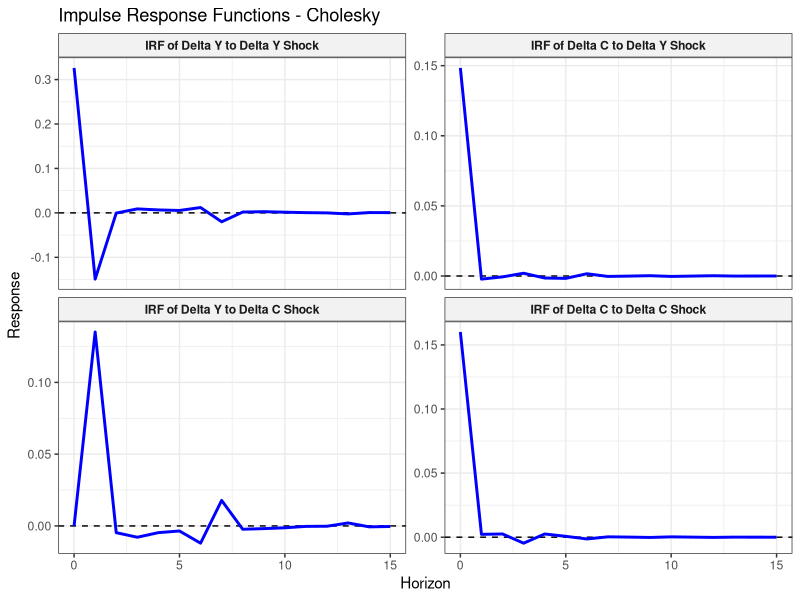
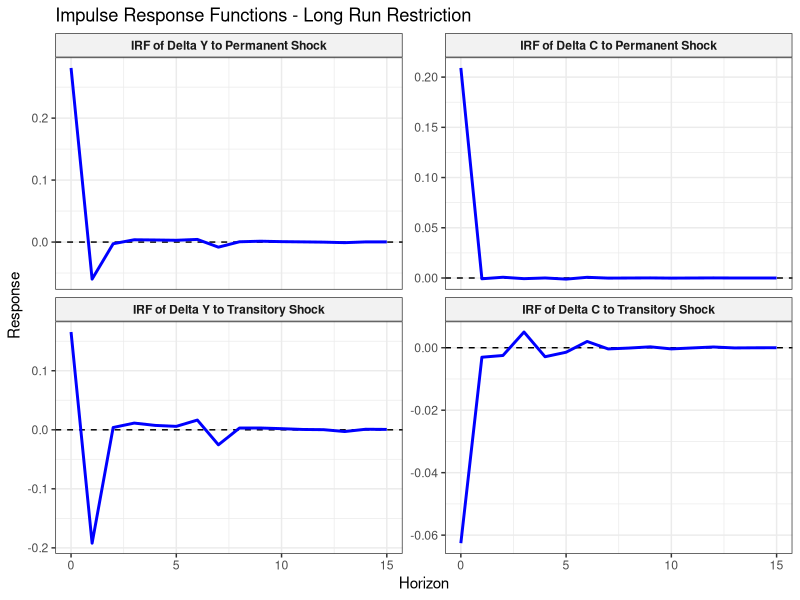
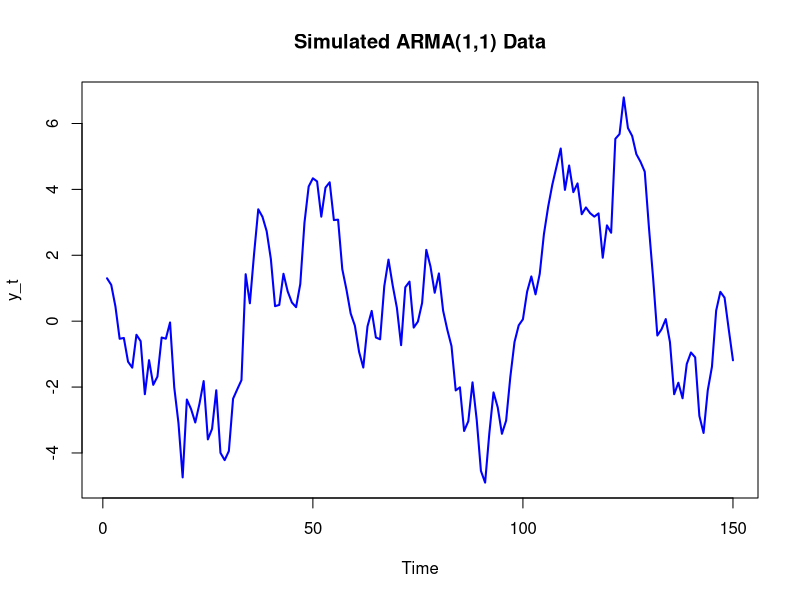
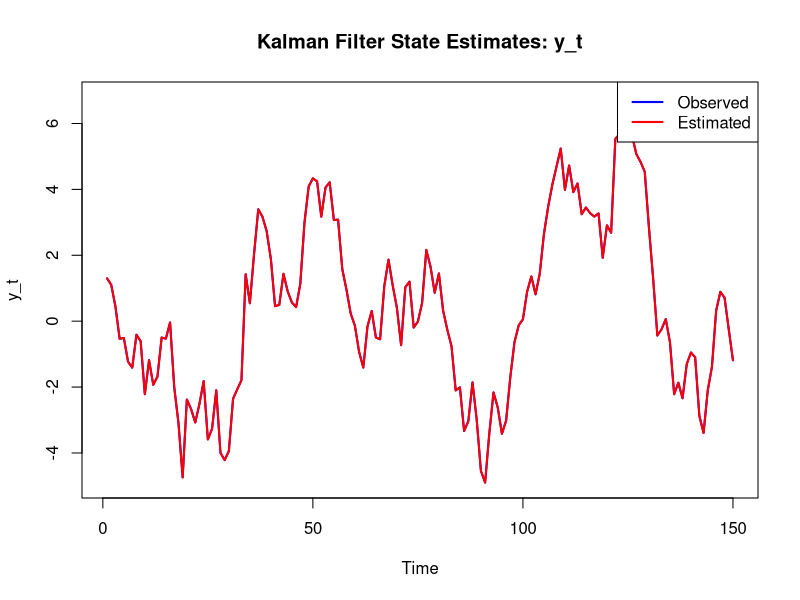
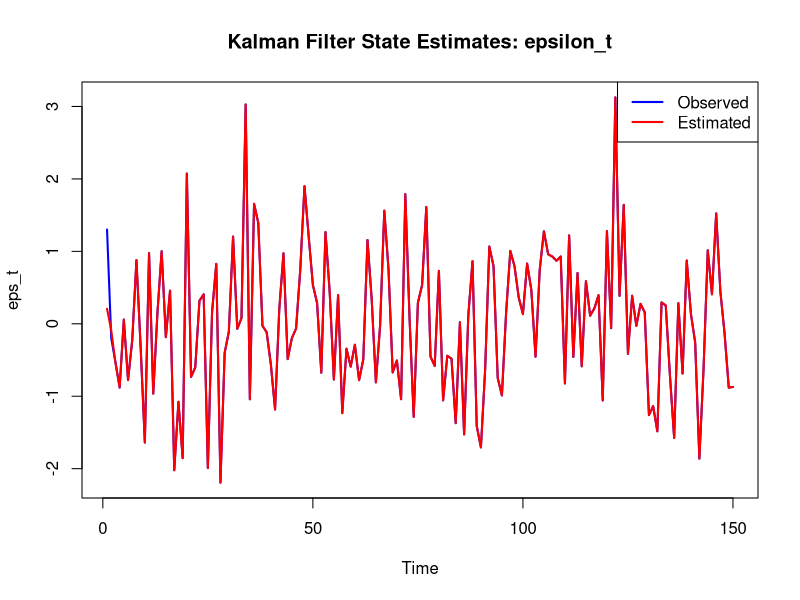
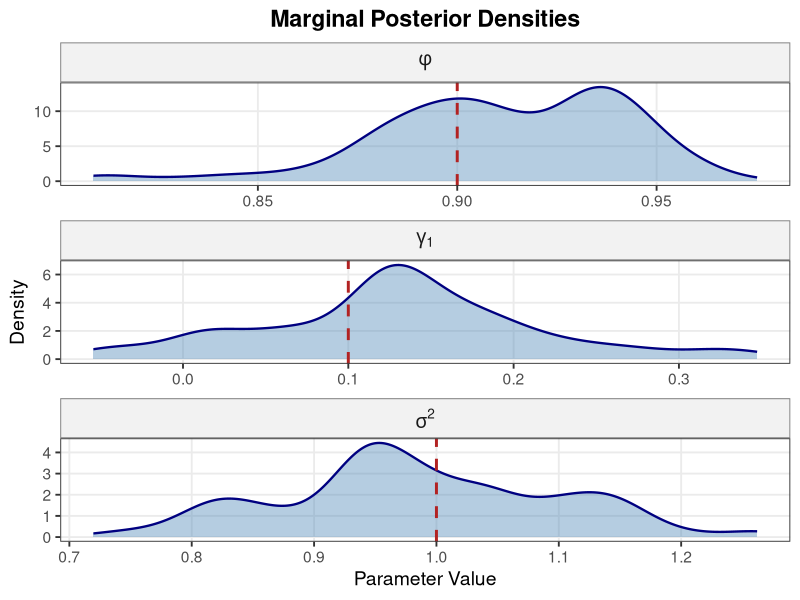

These figures' R source, in order:
## ---- chunk 1
rm(list=ls())  # clear environment
library(mvtnorm)
library(dplyr)
library(tidyr)
library(ggplot2)
## ---- chunk 2
seed_string <- "Roshie, Angie, Blair, Thomas, Aaron, John"
seed_number <- 
  seed_string |>  
  rlang::hash() |> # hash the string to a hex number
  substr(1, 7) |> # make the number smaller 
  strtoi(base = 16) # convert to decimal

set.seed(seed_number)
## ---- chunk 3
simulatePIM <- function(t, sigeps2, sigeta2, beta) {
  # ************************************************************************ #
  # Simulates data of length t according to the Permanent Income Model: 
  #   Delta y_t = eta_t + eps_t - eps_{t-1}
  #   Delta c_t = (1 - beta) * eps_t + eta_t
  # where \epsilon_t ~ N(0, \sigma_eps^2) and \eta_t ~ N(0, \sigma_eta^2)
  #
  # Inputs:
  #   t: length of time series to simulate
  #   sigeps2, sigeta2: variances of transitory and permanent shocks
  #   beta: discount factor
  #
  # Output: List
  #   delY: vector of changes in income
  #   delC: vector of changes in consumption
  # ************************************************************************ #
  
  eps <- c(0, rnorm(t, mean = 0, sd = sqrt(sigeps2)))  # draw t transitory shocks
  eta <- c(0, rnorm(t, mean = 0, sd = sqrt(sigeta2)))  # draw t permanent shocks
  
  delY <- eta[-1] + eps[-1] - eps[-(t+1)]  # Delta y_t = eta_t + eps_t - eps_{t-1}
  delC <- (1 - beta) * eps[-1] + eta[-1]     # Delta c_t = (1 - beta) * eps_t + eta_t
  
  return(list(delY = delY, delC = delC))
}
## ---- chunk 4
# Simulate data

set.seed(seed_number)
t <- 10000
sigeps2 <- 0.05
sigeta2 <- 0.05
beta <- 0.99

pim_data <- simulatePIM(t, sigeps2, sigeta2, beta)
delY <- pim_data$delY
delC <- pim_data$delC

data_nolags <- data.frame(delY = delY, delC = delC)
## ---- chunk 5
p <- 5  # number of lags
VARp_data <- data.frame(delY = delY, delC = delC) 
for (i in 1:p) {
  VARp_data <- VARp_data %>%
    mutate(!!paste0("delY_lag", i) := lag(delY, n = i),
           !!paste0("delC_lag", i) := lag(delC, n = i))
}
VARp_data <- VARp_data %>% drop_na()

Y <- as.matrix(VARp_data[, c(1, 2)])  # t x 2 matrix of delY_t, delC_t
X <- as.matrix(VARp_data[, -c(1, 2)]) %>%
  cbind(1, .)  # t x (1+2p) matrix of intercept and p lags
Phihat <- solve(t(X) %*% X) %*% t(X) %*% Y
Sighat <- t(Y - X %*% Phihat) %*% (Y - X %*% Phihat) / t

## ---- chunk 6
# STRUCTURAL RESTRICTION 1: Cholesky decomposition with ordering delY, delC
Sighattr <- t(chol(Sighat))  # lower triangular Cholesky factor of Sighat

# STRUCTURAL RESTRICTION 2: Impose long-run restriction
SumPhi_t <- matrix(0, nrow = 2, ncol = 2)
for(i in 1:p){
  Phi_hat_no_const <- Phihat[-1, ]  
  SumPhi_t <- SumPhi_t + Phi_hat_no_const[((i-1)*2 + 1):(i*2), ]
}
SumPhi <- t(SumPhi_t) 
I_phi_inv <- solve(diag(2) - SumPhi)
A <- t(chol(I_phi_inv %*% Sighat %*% t(I_phi_inv)))
D <- (diag(2) - SumPhi) %*% A
# Normalize the shocks to be positive for Delta Y (Cholesky is unique up to sign)
if (D[1, 1] < 0) D[, 1] <- -D[, 1]
if (D[1, 2] < 0) D[, 2] <- -D[, 2]
## ---- chunk 7
compute_IRF <- function(Phihat, Hmax, method) {
  # ************************************************************************ #
  # Computes impulse response functions (IRFs) for a VAR(p) model using either
  # Cholesky decomposition or long-run restrictions to identify structural shocks.
  #
  # Inputs:
  #   Phihat: (1+2p) x n matrix of OLS estimates of VAR coefficients
  #   Hmax: maximum horizon for IRFs
  #   method: "Cholesky" or "Long Run Restriction" for structural shocks
  #
  # Output:
  #   IRFall: (Hmax+1) x n x n array of IRFs, where IRFall[h+1, j, i] is the response
  #           of variable j at horizon h to a shock in variable i at time 0.
  # ************************************************************************ #
  
  if (method == "Cholesky") {
    M <- Sighattr
  } else if (method == "Long Run Restriction") {
    M <- D
  } else {
    stop("Invalid method. Choose 'Cholesky' or 'Long Run Restriction'.")
  }
  
  n <- 2  # number of variables (delY, delC)
  IRFall <- array(NA, dim=c((Hmax+1), n, n)) # (horizon, shockto, shockfrom)
  
  # choose shock: 1 = delY, 2 = delC
  for (shind in 1:2){ 
    IRFmat           <- matrix(0, nrow=(Hmax+1), ncol=n) # (horizon, shockto)
    
    # response at impact is shind column of M
    IRFmat[1,]       <- M[,shind]
    
    xxIRF            <- matrix(0, nrow=1, ncol=p*n)  
    xxIRF[1,1:n]     <- IRFmat[1,]
    Phi_hat_no_const <- Phihat[-1, ]  
    
    for(h in 1:Hmax){
      # compute response at horizon h
      IRFmat[(1+h),] <- xxIRF%*%Phi_hat_no_const
      # update the xxIRF vector
      if(p > 1){
        xxIRF[1,(n+1):(n*p)] <- xxIRF[1,1:(n*(p-1))]
      }
      xxIRF[1,1:n]     <- IRFmat[(1+h),]
    }
    
    IRFall[,,shind] <- IRFmat
  }
  
  return(IRFall)
}

plot_IRF <- function(IRFall, Hmax, method) {
  # ************************************************************************ #
  # Plots IRFs in a 2x2 grid.
  #
  # Inputs:
  #   IRFall: output of compute_IRF()
  #   Hmax: maximum horizon for IRFs
  #   method: "Cholesky" or "Long Run Restriction" for plot title
  #
  # Output:
  #   A plot of the IRFs in a 2x2 grid.
  # ************************************************************************ #
  
  horizons <- 0:Hmax 

  if (method == "Cholesky") {
    shock1 <- "Delta Y Shock"
    shock2 <- "Delta C Shock"
  } else if (method == "Long Run Restriction") {
    shock1 <- "Permanent Shock"
    shock2 <- "Transitory Shock"
  } else {
    stop("Invalid method. Choose 'Cholesky' or 'Long Run Restriction'.")
  }

  title11 <- paste("IRF of Delta Y to", shock1)
  title21 <- paste("IRF of Delta C to", shock1)
  title12 <- paste("IRF of Delta Y to", shock2)
  title22 <- paste("IRF of Delta C to", shock2)
  
  irf_df <- rbind(
    data.frame(Horizon = horizons, Response = IRFall[, 1, 1], Title = title11),
    data.frame(Horizon = horizons, Response = IRFall[, 2, 1], Title = title21),
    data.frame(Horizon = horizons, Response = IRFall[, 1, 2], Title = title12),
    data.frame(Horizon = horizons, Response = IRFall[, 2, 2], Title = title22)
  )
  
  # Get the grid order correct
  irf_df$Title <- factor(irf_df$Title, levels = c(title11, title21, title12, title22))
  
  p <- ggplot(irf_df, aes(x = Horizon, y = Response)) +
    geom_hline(yintercept = 0, color = "black", linetype = "dashed") + # Adds a zero-line
    geom_line(color = "blue", linewidth = 1) +                         # Draws the IRF
    facet_wrap(~ Title, ncol = 2, scales = "free_y") +                 # Creates the 2x2 grid
    theme_bw() +                                        
    theme(
      strip.background = element_rect(fill = "grey95"),
      strip.text = element_text(face = "bold")
    ) +
    labs(x = "Horizon", y = "Response") +
    ggtitle(paste("Impulse Response Functions -", method))
    
  return(p)
}
## ---- chunk 8
# Compute IRFs for both methods
Hmax <- 15
IRF_Cholesky <- compute_IRF(Phihat, Hmax, method = "Cholesky")
IRF_LR <- compute_IRF(Phihat, Hmax, method = "Long Run Restriction")
## ---- chunk 9
# Plot IRFs for Cholesky decomposition
plot_IRF(IRF_Cholesky, Hmax, method = "Cholesky")
## ---- chunk 10
# Plot IRFs for long-run restriction
plot_IRF(IRF_LR, Hmax, method = "Long Run Restriction")
## ---- chunk 11
# using packages -- gets us the same IRFs as the manual code

# p <- 5
# var_model <- VAR(data_nolags, p = p, type = "const")
# irf_cholesky <- irf(var_model, n.ahead = 10, ortho = TRUE, runs = 1000)
# var_bq <- BQ(var_model)
# irf_longrun <- irf(var_bq, n.ahead = 10,runs = 1000)
# 
# plot(irf_cholesky)
# plot(irf_longrun)
## ---- chunk 12
# Parameters
phi <- 0.9
gamma1 <- 0.1
sig2 <- 1

theta <- c(phi, gamma1, sig2)
## ---- chunk 13
simulateARMA <- function(t, theta, y0, eps0) {
  # ************************************************************************ #
  # Simulates ARMA(1,1) data of length t: 
  #   y_t = \phi y_{t-1} + \epsilon_t + \gamma_1 \epsilon_{t-1}, 
  # where \epsilon_t ~ N(0, \sigma^2) and \epsilon_0 = eps0, y_0 = y0
  #
  # Inputs:
  #   t: length of time series to simulate
  #   theta: model parameters phi, gamma1, sig2
  #   y0, eps0: initial value of y_0 and \epsilon_0
  #
  # Output: List
  #   y: vector of simulated data y = (y_1, ... y_t)
  #   eps: vector of shocks
  # ************************************************************************ #

  phi <- theta[1]
  gamma1 <- theta[2]
  sig2 <- theta[3]
  
  eps <- c(eps0, rnorm(t, mean = 0, sd = sqrt(sig2)))  # draw t shocks
  
  y <- numeric(t+1)  # init zero vector of length t
  y[1] <- y0         # set y_0 = y0
  for (i in 2:(t+1)) {
    y[i] <- phi * y[i - 1] + eps[i] + gamma1 * eps[i - 1]
  }
  return(list(y = y[-1], eps = eps[-1]))  # return y_1,...,y_t and eps_1,...,eps_t
}
## ---- chunk 14
set.seed(seed_number)

# Simulate data with t=150, y0=0, eps0=0
t <- 150
sim_data <- simulateARMA(t, theta, y0 = 0, eps0 = 0)
y_sim <- sim_data$y
eps_sim <- sim_data$eps

# Plot the simulated data
plot(y_sim, type = "l", col = "blue", lwd = 2,
     main = "Simulated ARMA(1,1) Data", xlab = "Time", ylab = "y_t")
## ---- chunk 15
kalmanFilter <- function(y, theta) {
  # ************************************************************************ #
  # Implements Kalman filter for ARMA(1,1) model:
  #   y_t = \phi y_{t-1} + \epsilon_t + \gamma_1 \epsilon_{t-1},
  # where \epsilon_t ~ N(0, \sigma^2). 
  # We use state vector s_t = (y_t, eps_t).
  #
  # Inputs:
  #   y: vector of observed data (length t)
  #   theta: model parameters phi, gamma1, sig2
  # 
  # Output: List
  #   s: vector of state estimates s_t = E[s_t | y^t]
  #   P: vector of state covariance matrices P_t = Var[s_t | y^t]
  #   logLik: log likelihood of data: log L(y) = \sum_{t=1}^T log p(y_t | y^{t-1})
  # ************************************************************************ #
  
  phi <- theta[1]
  gamma1 <- theta[2]
  sig2 <- theta[3]
  
  t <- length(y)
  s <- array(0, dim = c(t, 2))     # init state estimates
  colnames(s) <- c("y", "eps")
  P <- array(0, dim = c(2, 2, t))  # init state covariance matrices
  
  # State space representation
  A   <- matrix(c(1,0), nrow = 1, ncol = 2)
  Phi <- matrix(c(phi, gamma1, 0, 0), nrow = 2, ncol = 2, byrow = TRUE)
  R   <- matrix(c(1, 1), nrow = 2, ncol = 1)

  # Initialization using unconditional moments (s_{1|0}, P_{1|0})
  s[1, ] <- c(0, 0)
  p11 <- (1 + (phi + gamma1)^2 / (1 - phi^2)) * sig2  # derived in part 1
  P[, , 1] <- matrix(c(p11, sig2, sig2, sig2), nrow = 2, ncol = 2)

  # Initialize log-likelihood
  logLik <- 0

  # Kalman filter recursion
  for (i in 1:t) {
    # Prediction
    v <- as.numeric(y[i] - A %*% s[i, ])        # y_i - As_{i|i-1}
    Evv <- as.numeric(A %*% P[, , i] %*% t(A))  # AP_{i|i-1}A'
    
    # Add log-likelihood
    logLik <- logLik - 0.5 * (log(2 * pi) + log(Evv) + (v^2) / Evv)
    
    # Update: s_{i|i} and P_{i|i}
    s[i, ] <- s[i, ] + P[, , i] %*% t(A) * v / Evv
    P[, , i] <- P[, , i] - (P[, , i] %*% t(A) %*% A %*% t(P[, , i])) / Evv
     
    # Predict: s_{i+1|i} and P_{i+1|i}
    if (i < t) {
      s[i+1, ] <- Phi %*% s[i, ]
      P[, , i+1] <- Phi %*% P[, , i] %*% t(Phi) + R %*% sig2 %*% t(R)
    }
  }
  
  return(list(s = s, P = P, logLik = logLik))
}
## ---- chunk 16
logLik_analytical <- function(y, eps, theta, y0, eps0) {
  # ************************************************************************ #
  # Evaluates the log-likelihood of the data given the shocks, 
  # using the analytical expression derived in part 3.
  #
  # Inputs:
  #   y: vector of observed data (length t)
  #   eps: vector of shocks (length t)
  #   theta: model parameters phi, gamma1, sig2
  #   y0, eps0: initial values of y_0 and eps_0
  #
  # Output:
  #   log_lik: log-likelihood of data given eps
  # ************************************************************************ #
  
  t <- length(y)
  sig2 <- theta[3]
  log_lik <- -0.5 * t * log(2 * pi * sig2) - (1 / (2 * sig2)) * sum(eps^2)
  return(log_lik)
}
## ---- chunk 17
# Run Kalman filter on simulated data
kf_result <- kalmanFilter(y_sim, theta)
s_est <- kf_result$s
P_est <- kf_result$P
logLik <- kf_result$logLik
logLik_analytical <- logLik_analytical(y_sim, eps_sim, theta, y0 = 0, eps0 = 0)
cat("Kalman Filter Log-Likelihood:", logLik, "\n",
    "Analytical Log-Likelihood:", logLik_analytical, "\n",
    sep = "")

# Plot state estimates alongside data
plot(y_sim, type = "l", col = "blue", lwd = 2,
     main = "Kalman Filter State Estimates: y_t", xlab = "Time", ylab = "y_t")
lines(s_est[, "y"], col = "red", lwd = 2)
legend("topright", legend = c("Observed", "Estimated"), 
       col = c("blue", "red"), lwd = 2)

plot(eps_sim, type = "l", col = "blue", lwd = 2,
     main = "Kalman Filter State Estimates: epsilon_t", xlab = "Time", ylab = "eps_t")
lines(s_est[, "eps"], col = "red", lwd = 2)
legend("topright", legend = c("Observed", "Estimated"), 
       col = c("blue", "red"), lwd = 2)
## ---- chunk 18
computeLogLik <- function(theta, y) {
  # ************************************************************************ #
  # Evaluates and maximizes the posterior
  #   log L(y^T | theta) + log(p(theta)) 
  # where p(theta) is the prior over theta = (phi, gamma1, sig2). 
  # Assuming flat priors, this reduces to maximizing log L(y^T | theta)
  #
  # Inputs:
  #   theta: model parameters phi, gamma1, sig2
  #   y: vector of observed data (length t)
  #
  # Output:
  #   log_lik: log-likelihood of data given theta
  # ************************************************************************ #
  
  # Handles constraints on theta
  phi <- theta[1]
  sig2 <- theta[3]
  if (abs(phi) >= 1 || sig2 <= 0) {
    return(-Inf)
  }
  
  # Evaluate log-likelihood using Kalman filter
  kf_out <- kalmanFilter(y, theta)
  log_lik <- kf_out$logLik
  
  return(log_lik)
}

max_likelihood <- function(y) {
  # ************************************************************************ #
  # Maximizes the log-likelihood. See computeLogLik().
  #
  # Inputs:
  #   y: vector of observed data (length t)
  #
  # Output: 
  #   theta_bar: parameter values that maximize the log-likelihood
  #   Sigma: inverse of negative Hessian of log-likelihood at theta_bar
  # ************************************************************************ #
  
  # Initial guess for theta = c(phi, gamma1, sig2)
  theta_init <- c(phi = 0, gamma1 = 0.1, sig2 = var(y))
  
  # Run optimization
  opt_result <- optim(
    par = theta_init,
    fn = computeLogLik,
    y = y,
    method = "L-BFGS-B",  # Broydon's method :)
    lower = c(-0.99, -Inf, 0.01),
    upper = c(0.99, Inf, Inf),
    control = list(fnscale = -1),  # minimize negative LL
    hessian = TRUE
  )
  
  theta_bar <- opt_result$par
  negH <- -opt_result$hessian
  Sigma <- solve(negH)
  
  return(list(theta_bar = theta_bar, Sigma = Sigma))
}
## ---- chunk 19
# Estimate parameters using MLE
mle_result <- max_likelihood(y_sim)

theta_bar <- mle_result$theta_bar
Sigma <- mle_result$Sigma
## ---- chunk 20
cat("\n","Parameter Point Estimate, theta_bar:", theta_bar,
    "\n","Parameter Variance:\n")
Sigma
## ---- chunk 21
metropolisHastings <- function(y, theta_bar, Sigma, N = 100, c = 1) {
  # ************************************************************************ #
  # Implements Metropolis-Hastings algorithm.
  #
  # Inputs:
  #   y: vector of observed data
  #   theta_bar: parameter values maximizing log-likelihood
  #   Sigma: inverse of negative Hessian of log-likelihood at theta_bar
  #   N: number of MCMC samples to draw
  #   c: scales variance in candidate density
  #
  # Output:
  #   theta_samples: matrix of sampled parameter values (N x length(theta))
  # ************************************************************************ #
  theta_samples <- matrix(NA, nrow = N, ncol = length(theta_bar))
  colnames(theta_samples) <- c("phi", "gamma1", "sig2")
  
  # Counter for acceptance rate
  accept_count <- 0
  
  # Draw initial sample
  theta_prev <- rmvnorm(n = 1, mean = theta_bar, sigma = c*Sigma)
  theta_samples[1,] <- theta_prev
  logLik_prev <- computeLogLik(theta_prev, y)
  
  # theta_prev stores theta_{i-1}
  # logLik_prev stores logL(y|theta_{i-1})
  
  for (t in 2:N) {
    theta_cand <- rmvnorm(n = 1, mean = theta_prev, sigma = c*Sigma)
    # logLik_curr stores logL(y|theta_cand)
    logLik_curr <- computeLogLik(theta_cand, y)
    alpha <- min(1, logLik_curr - logLik_prev)  # log transformed
    if (is.finite(logLik_curr) && (log(runif(1)) < alpha)) {
      # is.finite() rejects infeasible candidates (e.g., |phi|>1)
      theta_samples[t,] <- theta_cand
      theta_prev <- theta_cand
      logLik_prev <- logLik_curr
      accept_count <- accept_count + 1
    } else {
      theta_samples[t,] <- theta_prev
    }
    
    if (t %% (N / 10) == 0) {
      cat(sprintf("Iteration %d / %d | Current Acceptance Rate: %.2f%%\n", 
                  t, N, (accept_count / t) * 100))
    }
  }
  
  cat(sprintf("\nFinal Acceptance Rate: %.2f%%\n", (accept_count / N) * 100))
  return(theta_samples)
}
## ---- chunk 22
set.seed(seed_number)
N <- 1000  # CHANGE TO 500000 BEFORE SUBMITTING
MHdraws <- metropolisHastings(y_sim, theta_bar, Sigma, N = N, c = 2)
## ---- chunk 23
# Discard burn-in
burn_in <- 0.6 * N
MHdraws_conv <- MHdraws[(burn_in + 1):N, ]  # converged MH draws

post_stats <- apply(MHdraws_conv, 2, function(x) {
  density_est <- density(x)
  c(
    mean     = mean(x),
    median   = median(x),
    mode     = density_est$x[which.max(density_est$y)],
    ci_lower = quantile(x, 0.025),
    ci_upper = quantile(x, 0.975)
  )
}) %>% 
  t() %>%
  as.data.frame() %>% 
  mutate(parameter = rownames(.)) %>%
  relocate(parameter)
post_stats
## ---- chunk 24
library(ggplot2)
library(dplyr)
library(tidyr)

# Plot marginal density of params
true_vals <- data.frame(
  parameter = factor(c("phi", "gamma[1]", "sigma^2"), 
                     levels = c("phi", "gamma[1]", "sigma^2")),
  true_value = c(0.9, 0.1, 1)
)
draws_df <- as.data.frame(MHdraws_conv) %>%
  pivot_longer(cols = c("phi", "gamma1", "sig2"), 
               names_to = "parameter", 
               values_to = "value") %>%
  mutate(parameter = factor(parameter, 
                            levels = c("phi", "gamma1", "sig2"),
                            labels = c("phi", "gamma[1]", "sigma^2")))

ggplot(draws_df, aes(x = value)) +
  geom_density(fill = "steelblue", alpha = 0.4, color = "navy", linewidth = 0.8) +
  geom_vline(data = true_vals, aes(xintercept = true_value), 
             color = "firebrick", linetype = "dashed", linewidth = 1) +
  facet_wrap(~ parameter, scales = "free", ncol = 1, labeller = label_parsed) +
  labs(title = "Marginal Posterior Densities",
       x = "Parameter Value",
       y = "Density") +
  theme_bw(base_size = 14) +
  theme(
    plot.title = element_text(hjust = 0.5, face = "bold"),
    strip.background = element_rect(fill = "grey95", color = "grey50"),
    strip.text = element_text(size = 14),
    panel.grid.minor = element_blank()
  )
